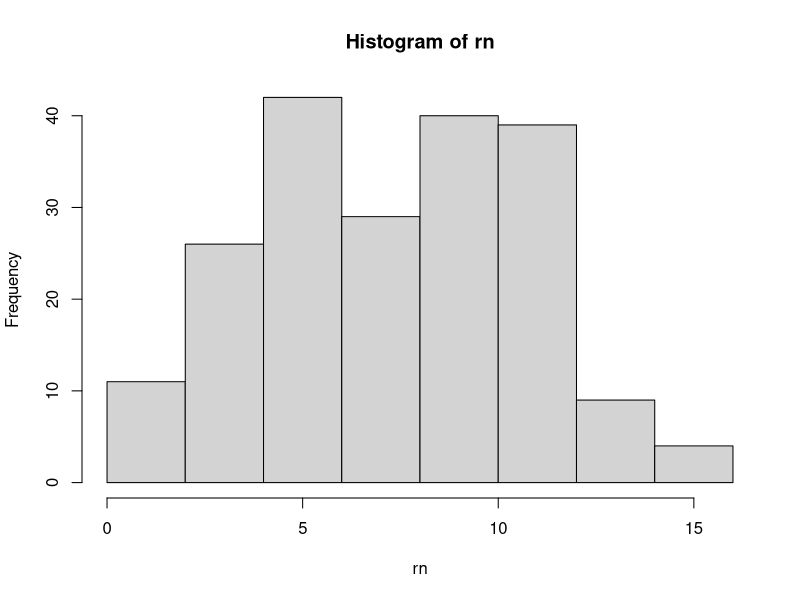
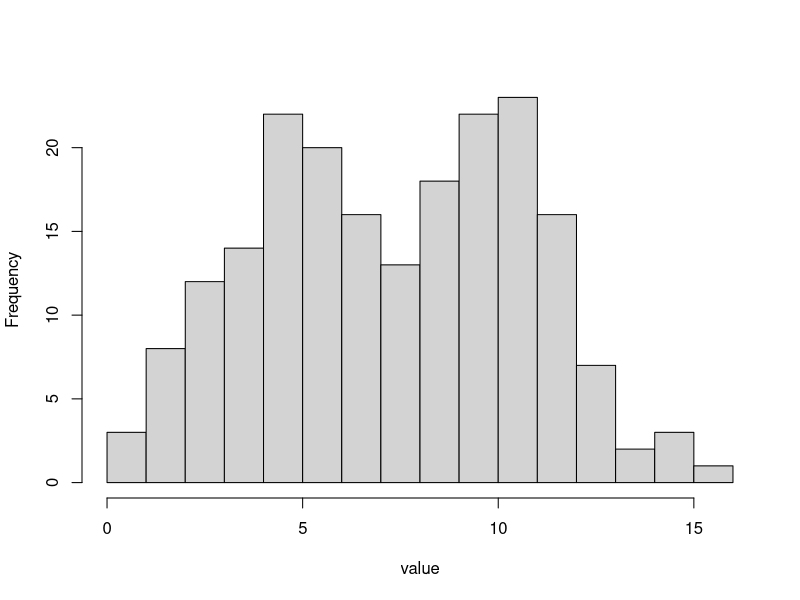
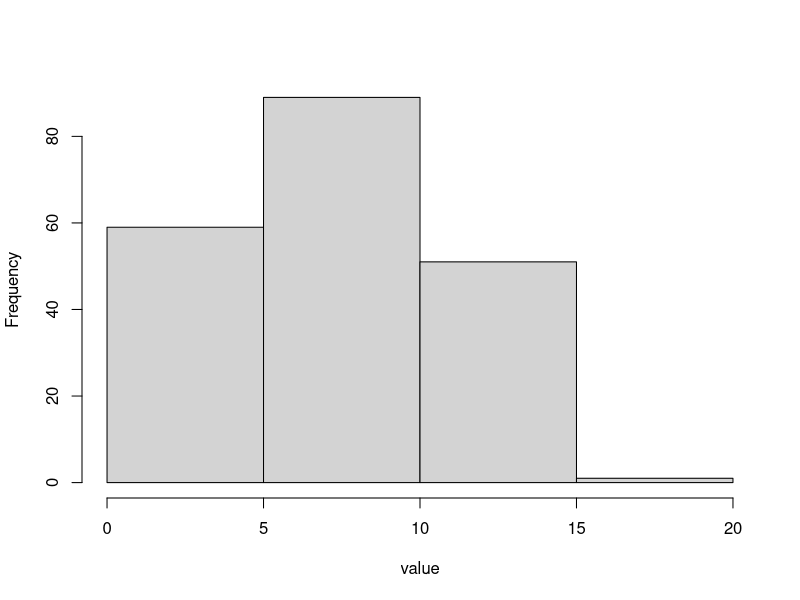
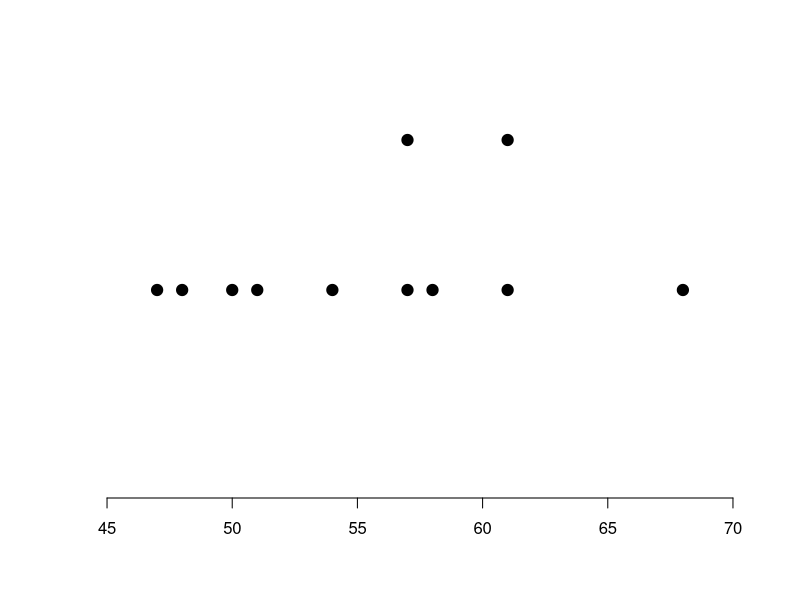

These figures' R source, in order: (Note: this script raises an error after producing the figures.)
install.packages("ggplot2"); install.packages("forcats")
library(ggplot2)
library(forcats)

#Histogram(3)
set.seed(2021)
rn <- c(rnorm(100, 5, 2), rnorm(100, 10, 2))
hist(rn)
hist(rn, breaks=20, main="", xlab="value")
hist(rn, breaks=5, main="", xlab="value")

#Scatter Plot(1)
age <- c(57, 61, 47, 57, 48, 58, 57, 61, 54, 50, 68, 51)
#average
m.age <- mean(age)
par(xpd=TRUE)
stripchart(age, axes=F, pch=19, xlim=c(45, 70), method="stack", offset=5, cex=1.5)
axis(1, at=seq(45, 70, 5))
points(m.age, -5, pch=17, cex=2, col="blue")

#Scatter Plot(2)
books <- c(6, 0, 1, 3, 1, 5, 2, 3, 1, 3, 67)
m.books <- mean(books)
par(xpd=True)
stripchart(books, axes=F, pch=1, xlim=c(0,70), method="stack", offset=5, cex=1.5)
axis(1, at=seq(0,0, 10))
points(m.books, -5, pch=17, cex=2, col="red")

#5 number summary & Box Plot
age <- c(57, 61, 47, 57, 48, 58, 57, 61, 54, 50, 68, 51)
fivenum(age)
boxplot(age, ylab="Age")

#Box Plot
member <- c(92, 107, 180, 90, 78, 91, 102, 99, 106, 125, 95, 102, 162)
boxplot(member, ylab="Number of board members")
